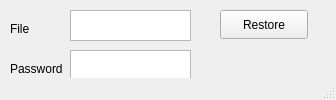
<?xml version="1.0" encoding="UTF-8"?>
<ui version="4.0">
 <class>MainWindow</class>
 <widget class="QMainWindow" name="MainWindow">
  <property name="geometry">
   <rect>
    <x>0</x>
    <y>0</y>
    <width>336</width>
    <height>100</height>
   </rect>
  </property>
  <property name="windowTitle">
   <string>Restore backup</string>
  </property>
  <widget class="QWidget" name="centralwidget">
   <widget class="QTextEdit" name="passwordField">
    <property name="geometry">
     <rect>
      <x>70</x>
      <y>50</y>
      <width>121</width>
      <height>31</height>
     </rect>
    </property>
    <property name="contextMenuPolicy">
     <enum>Qt::DefaultContextMenu</enum>
    </property>
   </widget>
   <widget class="QTextEdit" name="fileField">
    <property name="geometry">
     <rect>
      <x>70</x>
      <y>10</y>
      <width>121</width>
      <height>31</height>
     </rect>
    </property>
   </widget>
   <widget class="QLabel" name="label_2">
    <property name="geometry">
     <rect>
      <x>10</x>
      <y>60</y>
      <width>56</width>
      <height>17</height>
     </rect>
    </property>
    <property name="text">
     <string>Password</string>
    </property>
   </widget>
   <widget class="QLabel" name="label">
    <property name="geometry">
     <rect>
      <x>10</x>
      <y>20</y>
      <width>56</width>
      <height>17</height>
     </rect>
    </property>
    <property name="text">
     <string>File</string>
    </property>
   </widget>
   <widget class="QPushButton" name="restoreButton">
    <property name="geometry">
     <rect>
      <x>220</x>
      <y>10</y>
      <width>88</width>
      <height>29</height>
     </rect>
    </property>
    <property name="text">
     <string>Restore</string>
    </property>
   </widget>
  </widget>
  <widget class="QStatusBar" name="statusbar"/>
 </widget>
 <resources/>
 <connections/>
</ui>
